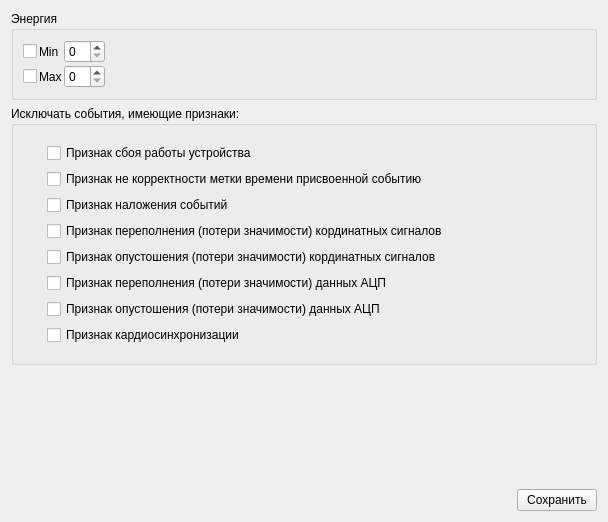
<?xml version="1.0" encoding="UTF-8"?>
<ui version="4.0">
 <class>Floodmap_options</class>
 <widget class="QWidget" name="Floodmap_options">
  <property name="geometry">
   <rect>
    <x>0</x>
    <y>0</y>
    <width>608</width>
    <height>522</height>
   </rect>
  </property>
  <property name="windowTitle">
   <string>Form</string>
  </property>
  <layout class="QVBoxLayout" name="verticalLayout">
   <item>
    <widget class="QGroupBox" name="groupBox">
     <property name="title">
      <string>Энергия</string>
     </property>
     <layout class="QHBoxLayout" name="horizontalLayout">
      <item>
       <layout class="QGridLayout" name="gridLayout">
        <property name="spacing">
         <number>2</number>
        </property>
        <item row="0" column="2">
         <widget class="QSpinBox" name="sb_min_energy"/>
        </item>
        <item row="0" column="0">
         <widget class="QCheckBox" name="cb_enable_filter_min_energy">
          <property name="sizePolicy">
           <sizepolicy hsizetype="Fixed" vsizetype="Fixed">
            <horstretch>0</horstretch>
            <verstretch>0</verstretch>
           </sizepolicy>
          </property>
         </widget>
        </item>
        <item row="0" column="1">
         <widget class="QLabel" name="label_5">
          <property name="sizePolicy">
           <sizepolicy hsizetype="Fixed" vsizetype="Preferred">
            <horstretch>0</horstretch>
            <verstretch>0</verstretch>
           </sizepolicy>
          </property>
          <property name="text">
           <string>Min</string>
          </property>
         </widget>
        </item>
        <item row="1" column="1">
         <widget class="QLabel" name="label_6">
          <property name="text">
           <string>Max</string>
          </property>
         </widget>
        </item>
        <item row="1" column="2">
         <widget class="QSpinBox" name="sb_max_energy"/>
        </item>
        <item row="1" column="0">
         <widget class="QCheckBox" name="cb_enable_filter_max_energy"/>
        </item>
       </layout>
      </item>
      <item>
       <spacer name="horizontalSpacer">
        <property name="orientation">
         <enum>Qt::Horizontal</enum>
        </property>
        <property name="sizeHint" stdset="0">
         <size>
          <width>40</width>
          <height>20</height>
         </size>
        </property>
       </spacer>
      </item>
     </layout>
    </widget>
   </item>
   <item>
    <widget class="QGroupBox" name="groupBox_2">
     <property name="title">
      <string>Исключать события, имеющие признаки:</string>
     </property>
     <layout class="QVBoxLayout" name="verticalLayout_2">
      <item>
       <layout class="QGridLayout" name="gridLayout_2">
        <property name="leftMargin">
         <number>8</number>
        </property>
        <property name="topMargin">
         <number>8</number>
        </property>
        <property name="rightMargin">
         <number>8</number>
        </property>
        <property name="bottomMargin">
         <number>8</number>
        </property>
        <item row="7" column="1">
         <widget class="QCheckBox" name="cb_PET_EVENT_FLAG_SYNC">
          <property name="text">
           <string>Признак кардиосинхронизации</string>
          </property>
         </widget>
        </item>
        <item row="3" column="1">
         <widget class="QCheckBox" name="cb_PET_EVENT_FLAG_QDC_OVERFLOW">
          <property name="text">
           <string>Признак переполнения (потери значимости) кординатных сигналов</string>
          </property>
         </widget>
        </item>
        <item row="1" column="1">
         <widget class="QCheckBox" name="cb_PET_EVENT_FLAG_TS_INVALID">
          <property name="text">
           <string>Признак не корректности метки времени присвоенной событию</string>
          </property>
         </widget>
        </item>
        <item row="2" column="1">
         <widget class="QCheckBox" name="cb_PET_EVENT_FLAG_GATE_OVERLAY">
          <property name="text">
           <string>Признак наложения событий</string>
          </property>
         </widget>
        </item>
        <item row="0" column="1">
         <widget class="QCheckBox" name="cb_PET_EVENT_FLAG_FAULT">
          <property name="text">
           <string>Признак сбоя работы устройства</string>
          </property>
         </widget>
        </item>
        <item row="0" column="0">
         <widget class="QWidget" name="widget" native="true">
          <property name="sizePolicy">
           <sizepolicy hsizetype="Fixed" vsizetype="Preferred">
            <horstretch>0</horstretch>
            <verstretch>0</verstretch>
           </sizepolicy>
          </property>
          <property name="minimumSize">
           <size>
            <width>10</width>
            <height>0</height>
           </size>
          </property>
         </widget>
        </item>
        <item row="4" column="1">
         <widget class="QCheckBox" name="cb_PET_EVENT_FLAG_QDC_UNDERFLOW">
          <property name="text">
           <string>Признак опустошения (потери значимости) кординатных сигналов</string>
          </property>
         </widget>
        </item>
        <item row="6" column="1">
         <widget class="QCheckBox" name="cb_PET_EVENT_FLAG_ADC_UNDERFLOW">
          <property name="text">
           <string>Признак опустошения (потери значимости) данных АЦП</string>
          </property>
         </widget>
        </item>
        <item row="5" column="1">
         <widget class="QCheckBox" name="cb_PET_EVENT_FLAG_ADC_OVERFLOW">
          <property name="text">
           <string>Признак переполнения (потери значимости) данных АЦП</string>
          </property>
         </widget>
        </item>
       </layout>
      </item>
     </layout>
    </widget>
   </item>
   <item>
    <spacer name="verticalSpacer">
     <property name="orientation">
      <enum>Qt::Vertical</enum>
     </property>
     <property name="sizeHint" stdset="0">
      <size>
       <width>20</width>
       <height>253</height>
      </size>
     </property>
    </spacer>
   </item>
   <item>
    <layout class="QHBoxLayout" name="horizontalLayout_2">
     <item>
      <spacer name="horizontalSpacer_2">
       <property name="orientation">
        <enum>Qt::Horizontal</enum>
       </property>
       <property name="sizeHint" stdset="0">
        <size>
         <width>40</width>
         <height>20</height>
        </size>
       </property>
      </spacer>
     </item>
     <item>
      <widget class="QPushButton" name="btn_accept">
       <property name="text">
        <string>Сохранить</string>
       </property>
      </widget>
     </item>
    </layout>
   </item>
  </layout>
 </widget>
 <tabstops>
  <tabstop>cb_enable_filter_min_energy</tabstop>
  <tabstop>sb_min_energy</tabstop>
  <tabstop>cb_enable_filter_max_energy</tabstop>
  <tabstop>sb_max_energy</tabstop>
  <tabstop>cb_PET_EVENT_FLAG_FAULT</tabstop>
  <tabstop>cb_PET_EVENT_FLAG_TS_INVALID</tabstop>
  <tabstop>cb_PET_EVENT_FLAG_GATE_OVERLAY</tabstop>
  <tabstop>cb_PET_EVENT_FLAG_QDC_OVERFLOW</tabstop>
  <tabstop>cb_PET_EVENT_FLAG_QDC_UNDERFLOW</tabstop>
  <tabstop>cb_PET_EVENT_FLAG_ADC_OVERFLOW</tabstop>
  <tabstop>cb_PET_EVENT_FLAG_ADC_UNDERFLOW</tabstop>
  <tabstop>cb_PET_EVENT_FLAG_SYNC</tabstop>
 </tabstops>
 <resources/>
 <connections/>
</ui>
